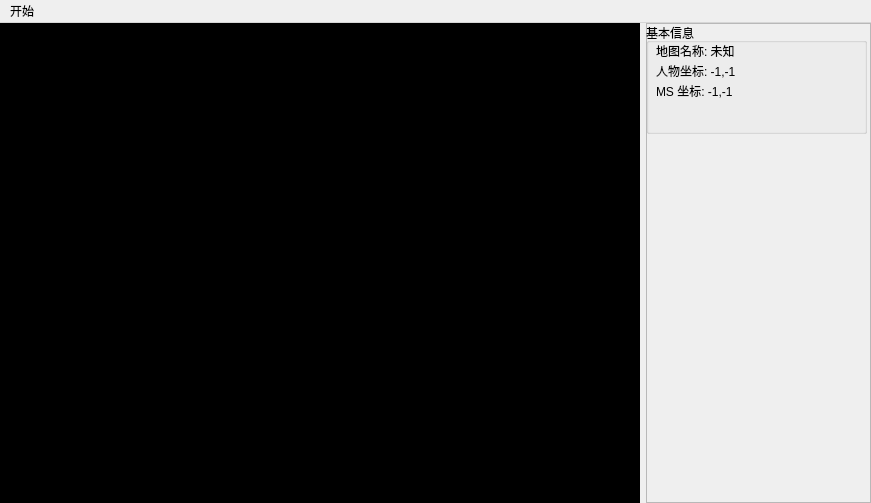
<?xml version="1.0" encoding="UTF-8"?>
<ui version="4.0">
 <class>MainWindow</class>
 <widget class="QMainWindow" name="MainWindow">
  <property name="geometry">
   <rect>
    <x>0</x>
    <y>0</y>
    <width>871</width>
    <height>503</height>
   </rect>
  </property>
  <property name="windowTitle">
   <string>MainWindow</string>
  </property>
  <widget class="QWidget" name="centralWidget">
   <layout class="QHBoxLayout" name="horizontalLayout_2">
    <property name="spacing">
     <number>0</number>
    </property>
    <property name="leftMargin">
     <number>0</number>
    </property>
    <property name="topMargin">
     <number>0</number>
    </property>
    <property name="rightMargin">
     <number>0</number>
    </property>
    <property name="bottomMargin">
     <number>0</number>
    </property>
    <item>
     <layout class="QHBoxLayout" name="horizontalLayout">
      <property name="spacing">
       <number>6</number>
      </property>
      <item>
       <widget class="QFrame" name="GameRect_Frame">
        <property name="minimumSize">
         <size>
          <width>640</width>
          <height>480</height>
         </size>
        </property>
        <property name="maximumSize">
         <size>
          <width>640</width>
          <height>480</height>
         </size>
        </property>
        <property name="styleSheet">
         <string notr="true">background-color: rgb(0, 0, 0);</string>
        </property>
        <property name="frameShape">
         <enum>QFrame::StyledPanel</enum>
        </property>
        <property name="frameShadow">
         <enum>QFrame::Raised</enum>
        </property>
        <layout class="QHBoxLayout" name="horizontalLayout_3">
         <item>
          <widget class="QLabel" name="GameRect">
           <property name="minimumSize">
            <size>
             <width>640</width>
             <height>480</height>
            </size>
           </property>
           <property name="maximumSize">
            <size>
             <width>640</width>
             <height>480</height>
            </size>
           </property>
           <property name="baseSize">
            <size>
             <width>640</width>
             <height>480</height>
            </size>
           </property>
           <property name="text">
            <string>TextLabel</string>
           </property>
          </widget>
         </item>
        </layout>
       </widget>
      </item>
      <item>
       <widget class="QFrame" name="frame">
        <property name="autoFillBackground">
         <bool>false</bool>
        </property>
        <property name="styleSheet">
         <string notr="true"/>
        </property>
        <property name="frameShape">
         <enum>QFrame::StyledPanel</enum>
        </property>
        <property name="frameShadow">
         <enum>QFrame::Raised</enum>
        </property>
        <widget class="QGroupBox" name="groupBox">
         <property name="geometry">
          <rect>
           <x>0</x>
           <y>0</y>
           <width>221</width>
           <height>111</height>
          </rect>
         </property>
         <property name="title">
          <string>基本信息</string>
         </property>
         <widget class="QLabel" name="label111">
          <property name="geometry">
           <rect>
            <x>10</x>
            <y>40</y>
            <width>91</width>
            <height>16</height>
           </rect>
          </property>
          <property name="text">
           <string>人物坐标: -1,-1</string>
          </property>
         </widget>
         <widget class="QLabel" name="label_2">
          <property name="geometry">
           <rect>
            <x>10</x>
            <y>20</y>
            <width>101</width>
            <height>16</height>
           </rect>
          </property>
          <property name="text">
           <string>地图名称: 未知</string>
          </property>
         </widget>
         <widget class="QLabel" name="label_3">
          <property name="geometry">
           <rect>
            <x>10</x>
            <y>60</y>
            <width>81</width>
            <height>16</height>
           </rect>
          </property>
          <property name="text">
           <string>MS 坐标: -1,-1</string>
          </property>
         </widget>
        </widget>
       </widget>
      </item>
     </layout>
    </item>
   </layout>
  </widget>
  <widget class="QMenuBar" name="menuBar">
   <property name="geometry">
    <rect>
     <x>0</x>
     <y>0</y>
     <width>871</width>
     <height>21</height>
    </rect>
   </property>
   <widget class="QMenu" name="menu">
    <property name="title">
     <string>开始</string>
    </property>
   </widget>
   <addaction name="menu"/>
  </widget>
 </widget>
 <layoutdefault spacing="6" margin="11"/>
 <resources/>
 <connections/>
</ui>
